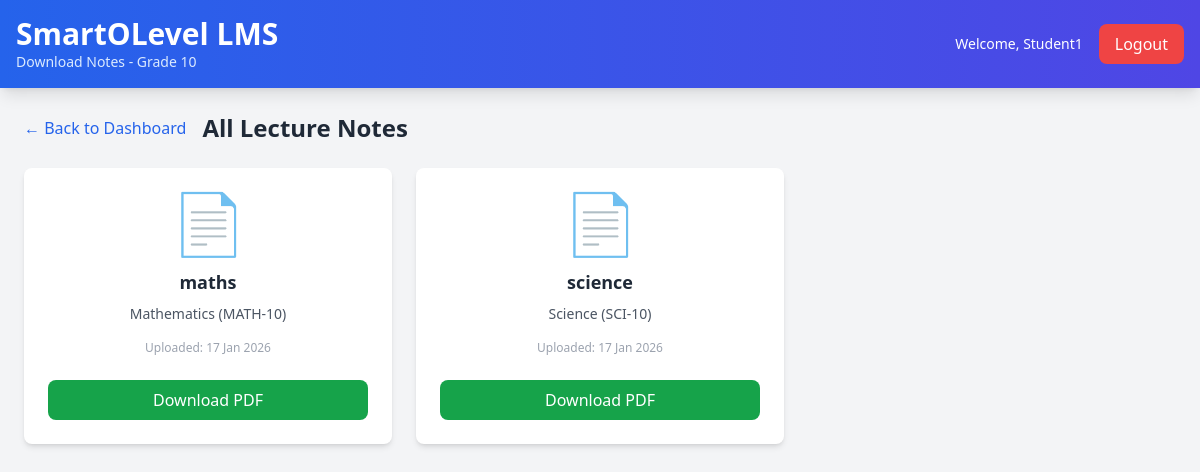
The page /student_all_notes.php (signed in) on the database its author committed.
### tables this page shows
CREATE TABLE lecture_notes (
    note_id INT AUTO_INCREMENT PRIMARY KEY,
    subject_id INT NOT NULL,
    teacher_id INT NOT NULL,
    title VARCHAR(255) NOT NULL,  
    description TEXT NULL,
    file_path VARCHAR(255) NOT NULL,
    file_type VARCHAR(10) NOT NULL,
    file_size INT NOT NULL,
    uploaded_at TIMESTAMP DEFAULT CURRENT_TIMESTAMP,
    is_active BOOLEAN DEFAULT TRUE,
    download_count INT DEFAULT 0,
    FOREIGN KEY (subject_id) REFERENCES subjects(subject_id) ON DELETE CASCADE,
    FOREIGN KEY (teacher_id) REFERENCES users(user_id) ON DELETE CASCADE
);

CREATE TABLE subjects (
    subject_id INT AUTO_INCREMENT PRIMARY KEY,
    subject_name VARCHAR(255) NOT NULL,
    subject_code VARCHAR(20) NOT NULL UNIQUE,
    grade_level ENUM('10','11') NOT NULL,
    subject_category ENUM('Language', 'Mathematics', 'Science', 'Social Studies', 'Religion', 'Other') NOT NULL,
    description TEXT NULL,
    is_active BOOLEAN DEFAULT TRUE,
    created_at TIMESTAMP DEFAULT CURRENT_TIMESTAMP
);

### config.php (called while the page is built, shortened)
<?php
function formatDate($date) {
    return date('d M Y', strtotime($date));
}
?>

### student_all_notes.php (the view, shortened to what this page needs)
<?php
require_once 'config.php';
$student_id = $_SESSION['user_id'];
$student_name = $_SESSION['full_name'];
$grade = $_SESSION['grade'] ?? '10';
$query = "SELECT ln.note_id, ln.title, ln.file_path, ln.uploaded_at,
                 s.subject_name, s.subject_code
          FROM lecture_notes ln
          INNER JOIN subjects s ON ln.subject_id = s.subject_id
          INNER JOIN student_subjects ss ON s.subject_id = ss.subject_id
          WHERE ss.student_id = ? AND ln.is_active = 1 AND s.grade_level = ?
          ORDER BY ln.uploaded_at DESC";
$stmt = $conn->prepare($query);
$stmt->bind_param("is", $student_id, $grade);
$stmt->execute();
$notes = $stmt->get_result();
?>
<!DOCTYPE html>
<html lang="en">
<head>
    <script src="https://cdn.tailwindcss.com"></script>
</head>
<body class="bg-gray-100 min-h-screen">
    <header class="bg-gradient-to-r from-blue-600 to-indigo-600 text-white p-4 shadow-lg">
        <div class="max-w-7xl mx-auto flex justify-between items-center">
            <div>
                <h1 class="text-3xl font-bold">SmartOLevel LMS</h1>
                <p class="text-sm text-blue-100">Download Notes - Grade <?php echo htmlspecialchars($grade); ?></p>
            </div>
            <div class="flex items-center gap-4">
                <span class="text-sm">Welcome, <?php echo htmlspecialchars($student_name); ?></span>
                <a href="logout.php" class="px-4 py-2 bg-red-500 text-white rounded-lg hover:bg-red-600 transition">Logout</a>
            </div>
        </div>
    </header>
    <div class="max-w-7xl mx-auto p-6">
        <div class="flex items-center mb-6">
            <a href="student_dashboard.php" class="text-blue-600 hover:underline mr-4">← Back to Dashboard</a>
            <h2 class="text-2xl font-bold text-gray-800">All Lecture Notes</h2>
        </div>
        <?php if ($notes->num_rows > 0): ?>
            <div class="grid grid-cols-1 md:grid-cols-2 lg:grid-cols-3 gap-6">
                <?php while ($note = $notes->fetch_assoc()): ?>
                    <div class="bg-white rounded-lg shadow-md p-6 hover:shadow-lg transition">
                        <div class="text-6xl mb-4 text-center text-blue-600">📄</div>
                        <h3 class="font-bold text-lg text-gray-800 mb-2 text-center"><?php echo htmlspecialchars($note['title']); ?></h3>
                        <p class="text-sm text-gray-600 text-center mb-4">
                            <?php echo htmlspecialchars($note['subject_name']); ?> (<?php echo htmlspecialchars($note['subject_code']); ?>)
                        </p>
                        <p class="text-xs text-gray-400 text-center mb-6">Uploaded: <?php echo formatDate($note['uploaded_at']); ?></p>
                        <a href="<?php echo htmlspecialchars($note['file_path']); ?>" download
                           class="block text-center px-4 py-2 bg-green-600 text-white rounded-lg hover:bg-green-700 transition">
                            Download PDF
                        </a>
                    </div>
                <?php endwhile; ?>
            </div>
        <?php endif; ?>
    </div>
</body>
</html>

### rows shown on the page
lecture_notes: title "maths", subject.subject_name "Mathematics", subject.subject_code "MATH-10", uploaded_at "17 Jan 2026"
lecture_notes: title "science", subject.subject_name "Science", subject.subject_code "SCI-10", uploaded_at "17 Jan 2026"

### other values the page prints
$grade "10"
$student_name "Student1"
